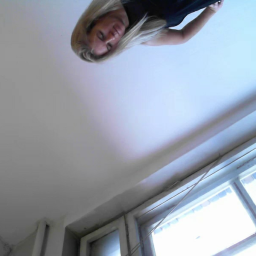
#> input picture oneroid/testframes/resized/frame0.png, 256 x 256 px; its folder holds only this picture in this run
$ python edge-detection.py ../oneroid/testframes/resized
#> lines starting #> are read from the running program, lines starting #| are printed output that depends on the picture; after the words box and inside, x2 and y2 are one past the last pixel; in counts of white or black regions, pixels touching at a corner belong together
# [24 lines of commented-out code are left out]
import cv2
import os, os.path
import numpy as np
from matplotlib import pyplot as plt

print (cv2.__version__)

import sys
imageDir = sys.argv[1]

image_path_list = []
valid_image_extensions = [".jpg", ".jpeg", ".png", ".tif", ".tiff"] #specify your vald extensions here
valid_image_extensions = [item.lower() for item in valid_image_extensions]

for file in os.listdir(imageDir):
  extension = os.path.splitext(file)[1]
  if extension.lower() not in valid_image_extensions:
      continue
  image_path_list.append(os.path.join(imageDir, file))

for imagePath in image_path_list:
  print(imagePath)
  # read the img
  img = cv2.imread(imagePath,0)
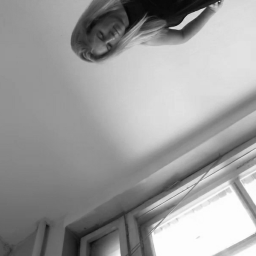
#> img: shape (256, 256); min 5, max 254, mean 156.2
  if img is None:
      continue

  # detect edges
  edges = cv2.Canny(img,256,256)
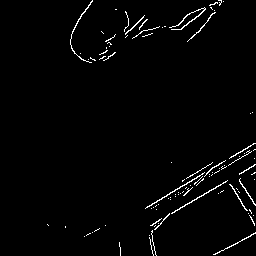
#> edges: shape (256, 256); 1.9% white in thin lines or dots, all inside (x1, y1, x2, y2) = (47, 0, 256, 256)

  # revert white and balck
  newEdges = cv2.bitwise_not(edges)

  # save output image in the edges foler
  path = imagePath.replace('resized', 'edges')
  cv2.imwrite(path,newEdges)

$ run again, on oneroid/testframes/resized/frame12.png
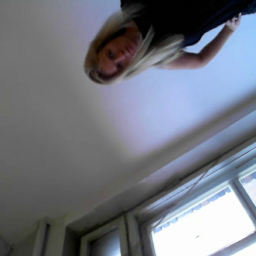
#> input picture oneroid/testframes/resized/frame12.png, 256 x 256 px
#> `img = cv2.imread(imagePath,0)`:
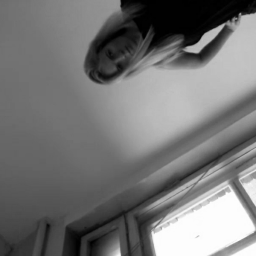
#> img: shape (256, 256); min 0, max 254, mean 117.6
#> `edges = cv2.Canny(img,256,256)`:
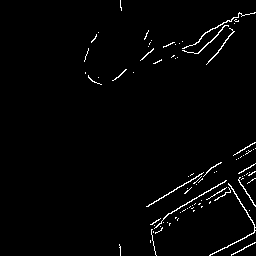
#> edges: shape (256, 256); 1.9% white in thin lines or dots, all inside (x1, y1, x2, y2) = (84, 0, 256, 256)
